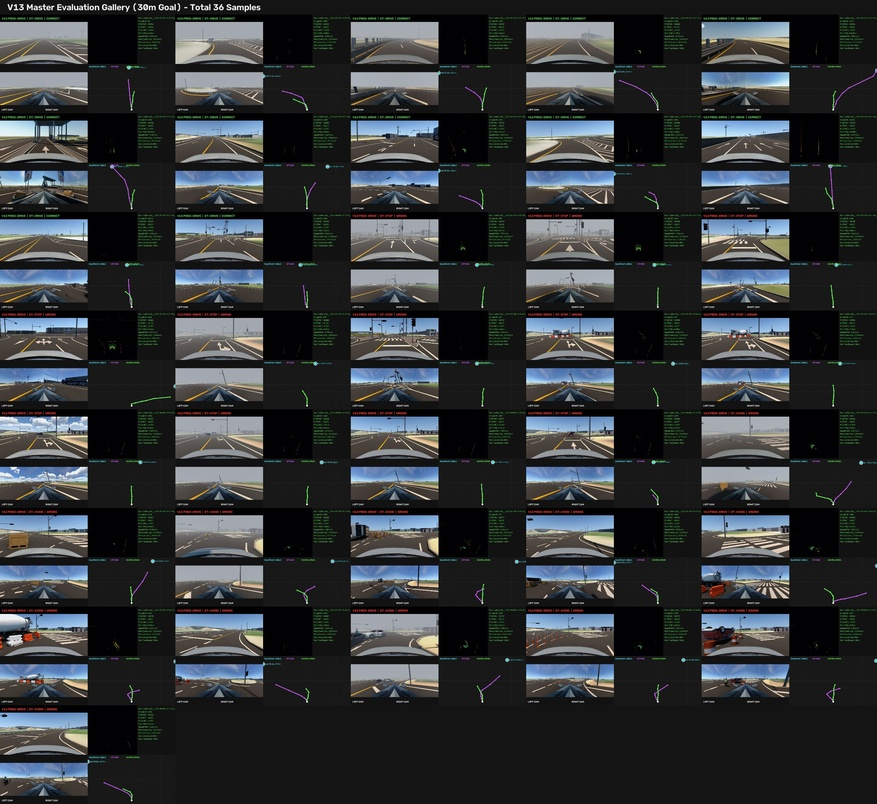
#> input picture assets/morai_current/bench2drive_to_morai_examples.jpg, 877 x 804 px, shrunk from 2400 x 2200 before the run
$ python -i feature_extractor.py   (imports and definitions only)
#> lines starting #> are read from the running program, lines starting #| are printed output that depends on the picture
from __future__ import annotations

from dataclasses import dataclass
from typing import Any

import cv2
import numpy as np


YOLO_CLASSES = {
    0: 0,   # person
    1: 1,   # bicycle
    2: 2,   # car
    3: 2,   # motorcycle
    5: 2,   # bus
    7: 2,   # truck
    9: 3,   # traffic light
    11: 3,  # stop sign
}


@dataclass
class PerceptionConfig:
    yolo_model: str = "yolov8n.pt"
    yolo_conf: float = 0.35
    yolo_enabled: bool = True
    lane_roi_y: float = 0.55
    canny_low: int = 60
    canny_high: int = 160
    dim: int = 32


class PerceptionExtractor:
    """Convert a camera frame into compact driving features."""

    def __init__(self, cfg: dict[str, Any] | None = None, dim: int = 32) -> None:
        cfg = cfg or {}
        self.cfg = PerceptionConfig(
            yolo_model=str(cfg.get("yolo_model", "yolov8n.pt")),
            yolo_conf=float(cfg.get("yolo_conf", 0.35)),
            yolo_enabled=bool(cfg.get("yolo_enabled", True)),
            lane_roi_y=float(cfg.get("lane_roi_y", 0.55)),
            canny_low=int(cfg.get("canny_low", 60)),
            canny_high=int(cfg.get("canny_high", 160)),
            dim=int(cfg.get("dim", dim)),
        )
        self._yolo = None
        self._yolo_load_failed = False

    @property
    def dim(self) -> int:
        return self.cfg.dim

    def extract(self, image_rgb: np.ndarray) -> np.ndarray:
        image_rgb = self._ensure_rgb(image_rgb)
        lane = self._lane_features(image_rgb)
        objects = self._object_features(image_rgb)
        features = np.concatenate([lane, objects]).astype(np.float32)
        fitted = np.zeros(self.dim, dtype=np.float32)
        fitted[: min(self.dim, features.shape[0])] = features[: self.dim]
        return fitted

    def _lane_features(self, image_rgb: np.ndarray) -> np.ndarray:
        height, width = image_rgb.shape[:2]
        roi_top = int(np.clip(self.cfg.lane_roi_y, 0.0, 0.95) * height)
        roi = image_rgb[roi_top:, :]
        gray = cv2.cvtColor(roi, cv2.COLOR_RGB2GRAY)
        blur = cv2.GaussianBlur(gray, (5, 5), 0)
        edges = cv2.Canny(blur, self.cfg.canny_low, self.cfg.canny_high)
        lines = cv2.HoughLinesP(
            edges,
            rho=1,
            theta=np.pi / 180.0,
            threshold=35,
            minLineLength=max(20, width // 12),
            maxLineGap=25,
        )

        left: list[tuple[float, float, float]] = []
        right: list[tuple[float, float, float]] = []
        if lines is not None:
            for x1, y1, x2, y2 in lines[:, 0]:
                dx = float(x2 - x1)
                dy = float(y2 - y1)
                if abs(dx) < 1.0:
                    continue
                slope = dy / dx
                if abs(slope) < 0.35:
                    continue
                length = float(np.hypot(dx, dy))
                x_bottom = self._x_at_y(float(x1), float(y1), float(x2), float(y2), float(roi.shape[0] - 1))
                if slope < 0:
                    left.append((x_bottom, slope, length))
                else:
                    right.append((x_bottom, slope, length))

        left_x, left_slope, left_conf = self._weighted_lane(left, default_x=width * 0.25)
        right_x, right_slope, right_conf = self._weighted_lane(right, default_x=width * 0.75)
        lane_center = (left_x + right_x) * 0.5
        offset = (lane_center - width * 0.5) / max(width * 0.5, 1.0)
        heading = np.arctan((left_slope + right_slope) * 0.5) / (np.pi * 0.5)
        lane_width = (right_x - left_x) / max(width, 1.0)
        edge_density = float(np.count_nonzero(edges)) / float(edges.size)

        return np.asarray(
            [
                np.clip(offset, -1.0, 1.0),
                np.clip(heading, -1.0, 1.0),
                np.clip(lane_width, 0.0, 2.0),
                left_conf,
                right_conf,
                np.clip(edge_density * 10.0, 0.0, 1.0),
                np.clip(left_slope / 5.0, -1.0, 1.0),
                np.clip(right_slope / 5.0, -1.0, 1.0),
            ],
            dtype=np.float32,
        )

    def _object_features(self, image_rgb: np.ndarray) -> np.ndarray:
        detections = self._detect_objects(image_rgb)
        height, width = image_rgb.shape[:2]
        traffic_state = self._traffic_light_state_features(image_rgb, detections)
        class_bins = np.zeros(4, dtype=np.float32)
        closest_area = np.zeros(4, dtype=np.float32)
        closest_x = np.zeros(4, dtype=np.float32)
        closest_y = np.zeros(4, dtype=np.float32)
        best_conf = np.zeros(4, dtype=np.float32)
        total_area = 0.0

        for det in detections:
            group = YOLO_CLASSES.get(int(det["class_id"]), 3)
            x1, y1, x2, y2 = det["bbox"]
            box_w = max(float(x2 - x1), 0.0)
            box_h = max(float(y2 - y1), 0.0)
            area = (box_w * box_h) / max(float(width * height), 1.0)
            cx = (((x1 + x2) * 0.5) / max(width, 1)) * 2.0 - 1.0
            cy = ((y1 + y2) * 0.5) / max(height, 1)
            conf = float(det["confidence"])
            class_bins[group] += 1.0
            total_area += area
            if area > closest_area[group]:
                closest_area[group] = area
                closest_x[group] = float(cx)
                closest_y[group] = float(cy)
                best_conf[group] = conf

        class_bins = np.clip(class_bins / 8.0, 0.0, 1.0)
        return np.concatenate(
            [
                traffic_state,
                class_bins,
                np.clip(closest_area * 10.0, 0.0, 1.0),
                np.clip(closest_x, -1.0, 1.0),
                np.clip(closest_y, 0.0, 1.0),
                np.clip(best_conf, 0.0, 1.0),
                np.asarray([np.clip(total_area * 5.0, 0.0, 1.0)], dtype=np.float32),
            ]
        ).astype(np.float32)

    # [137 lines left out: functions _traffic_light_state_features, _find_traffic_light_crop_by_color, _classify_traffic_light_color, _traffic_light_color_scores, _state_from_color_scores, _traffic_color_mask and 2 more, not called in this run]

    def _detect_objects(self, image_rgb: np.ndarray) -> list[dict[str, Any]]:
        model = self._load_yolo()
        if model is None:
            return []
        results = model.predict(image_rgb, conf=self.cfg.yolo_conf, verbose=False)
        detections: list[dict[str, Any]] = []
        for result in results:
            boxes = getattr(result, "boxes", None)
            if boxes is None:
                continue
            for box in boxes:
                detections.append(
                    {
                        "bbox": box.xyxy[0].detach().cpu().numpy().astype(float).tolist(),
                        "class_id": int(box.cls[0].detach().cpu().item()),
                        "confidence": float(box.conf[0].detach().cpu().item()),
                    }
                )
        return detections

    def _load_yolo(self):
        if not self.cfg.yolo_enabled or self._yolo_load_failed:
            return None
        if self._yolo is not None:
            return self._yolo
        try:
            from ultralytics import YOLO

            self._yolo = YOLO(self.cfg.yolo_model)
        except Exception:
            self._yolo_load_failed = True
            return None
        return self._yolo

    @staticmethod
    def _ensure_rgb(image: np.ndarray) -> np.ndarray:
        if image.ndim == 2:
            return np.repeat(image[:, :, None], 3, axis=2)
        if image.shape[2] == 4:
            return image[:, :, :3]
        return image

    @staticmethod
    def _x_at_y(x1: float, y1: float, x2: float, y2: float, target_y: float) -> float:
        if abs(y2 - y1) < 1e-3:
            return (x1 + x2) * 0.5
        return x1 + (target_y - y1) * (x2 - x1) / (y2 - y1)

    @staticmethod
    def _weighted_lane(lines: list[tuple[float, float, float]], default_x: float) -> tuple[float, float, float]:
        if not lines:
            return float(default_x), 0.0, 0.0
        weights = np.asarray([line[2] for line in lines], dtype=np.float32)
        weights = weights / max(float(weights.sum()), 1e-6)
        xs = np.asarray([line[0] for line in lines], dtype=np.float32)
        slopes = np.asarray([line[1] for line in lines], dtype=np.float32)
        confidence = float(np.clip(len(lines) / 8.0, 0.0, 1.0))
        return float((xs * weights).sum()), float((slopes * weights).sum()), confidence

>>> import cv2
>>> picture = cv2.cvtColor(cv2.imread('../../../assets/morai_current/bench2drive_to_morai_examples.jpg'), cv2.COLOR_BGR2RGB)
>>> result = PerceptionExtractor().extract(picture)
#> in _lane_features, `roi = image_rgb[roi_top:, :]`:
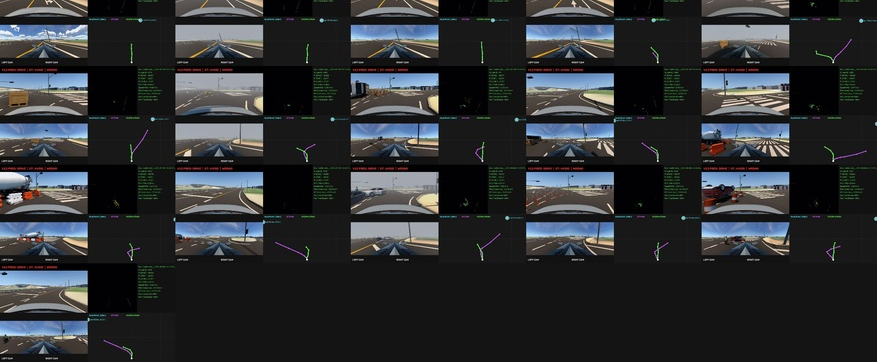
#> roi: shape (362, 877, 3); mean R, G, B 45.9, 48.4, 51.1
#> in _lane_features, `gray = cv2.cvtColor(roi, cv2.COLOR_RGB2GRAY)`:
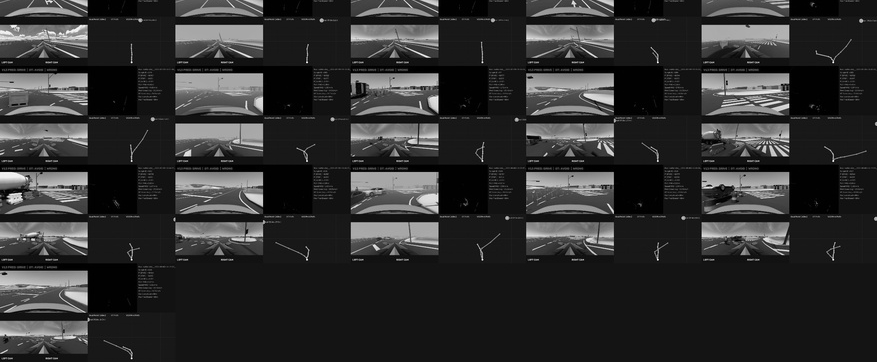
#> gray: shape (362, 877); min 0, max 254, mean 48
#> in _lane_features, `blur = cv2.GaussianBlur(gray, (5, 5), 0)`:
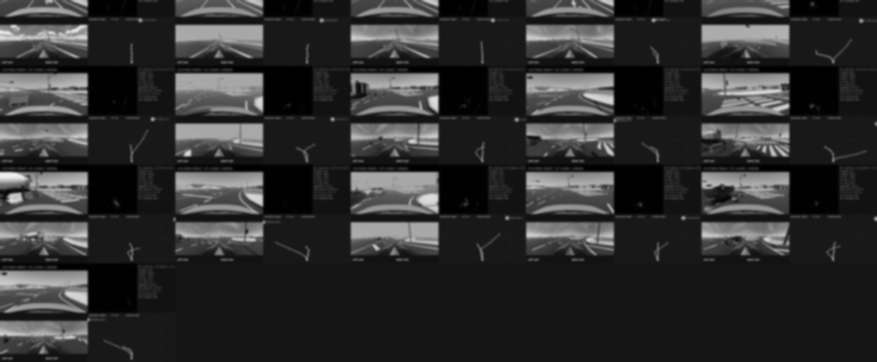
#> blur: shape (362, 877); min 0, max 239, mean 48
#> in _lane_features, `edges = cv2.Canny(blur, self.cfg.canny_low, self.cfg.canny_high)`:
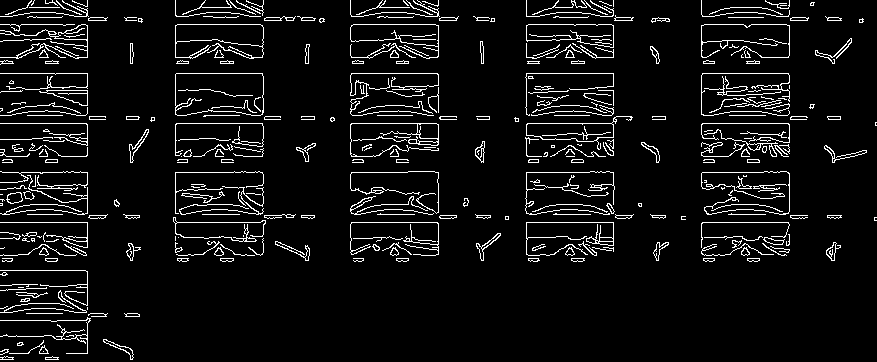
#> edges: shape (362, 877); 6.7% white in thin lines or dots
#> in _lane_features, `lines = cv2.HoughLinesP( edges, rho=1, theta=np.pi / 180.0, threshold=..`: lines = 101 rows, first 6: [177, 24, 260, 24], [526, 222, 613, 222], [527, 123, 615, 123], [0, 73, 87, 73], [2, 172, 87, 172], [701, 237, 789, 237]
#> the loop in _lane_features, `for x1, y1, x2, y2 in lines[:, 0]:` made 101 passes
#> (x1, y1, x2, y2, dx, dy, slope) on passes 1 to 12: (177, 24, 260, 24, 83, 0, 0), (526, 222, 613, 222, 87, 0, 0), (527, 123, 615, 123, 88, 0, 0), (0, 73, 87, 73, 87, 0, 0), (2, 172, 87, 172, 85, 0, 0), (701, 237, 789, 237, 88, 0, 0), (181, 214, 295, 214, 114, 0, 0), (526, 35, 613, 41, 87, 6, 0.069), (703, 115, 787, 115, 84, 0, 0), (526, 57, 613, 57, 87, 0, 0), (350, 111, 438, 111, 88, 0, 0), (701, 112, 788, 110, 87, -2, -0.023)
#> (x1, y1, x2, y2, dx, dy) on passes 13, 14, 15, 23, 25, 34: (87, 353, 87, 0, 0, -353), (438, 254, 438, 0, 0, -254), (175, 252, 175, 0, 0, -252), (613, 251, 613, 0, 0, -251), (701, 186, 701, 0, 0, -186), (526, 253, 526, 0, 0, -253)
#> after the loop in _lane_features, `for x1, y1, x2, y2 in lines[:, 0]:`: left = [(-2.59, -0.358, 86.03), (-1, -0.444, 108.3), (-26.71, -0.361, 103.1)]; right = [(771.9, 0.44, 81.94)]
#> in _weighted_lane, `weights = np.asarray([line[2] for line in lines], dtype=np.float32)`: weights = [86.03, 108.3, 103.1]
#> in _weighted_lane, `weights = weights / max(float(weights.sum()), 1e-6)`: weights = [0.289, 0.364, 0.347]
#> in _weighted_lane, `xs = np.asarray([line[0] for line in lines], dtype=np.float32)`: xs = [-2.59, -1, -26.71]
#> in _weighted_lane, `slopes = np.asarray([line[1] for line in lines], dtype=np.float32)`: slopes = [-0.358, -0.444, -0.361]
#> in _weighted_lane, `confidence = float(np.clip(len(lines) / 8.0, 0.0, 1.0))`: confidence = 0.375
#> in _lane_features, `left_x, left_slope, left_conf = self._weighted_lane(left, default_x=wi..`: left_x = -10.37; left_slope = -0.39; left_conf = 0.375
#> in _lane_features, `right_x, right_slope, right_conf = self._weighted_lane(right, default_..`: right_x = 771.9; right_slope = 0.44; right_conf = 0.125
#> in _lane_features, `lane_center = (left_x + right_x) * 0.5`: lane_center = 380.8
#> in _lane_features, `offset = (lane_center - width * 0.5) / max(width * 0.5, 1.0)`: offset = -0.132
#> in _lane_features, `heading = np.arctan((left_slope + right_slope) * 0.5) / (np.pi * 0.5)`: heading = 0.0158
#> in _lane_features, `lane_width = (right_x - left_x) / max(width, 1.0)`: lane_width = 0.892
#> in _lane_features, `edge_density = float(np.count_nonzero(edges)) / float(edges.size)`: edge_density = 0.0669
#> in extract, `lane = self._lane_features(image_rgb)`: lane = [-0.132, 0.0158, 0.892, 0.375, 0.125, 0.669, -0.0781, 0.088]
#> (the run stopped early here; a loop or call above may not have finished)
